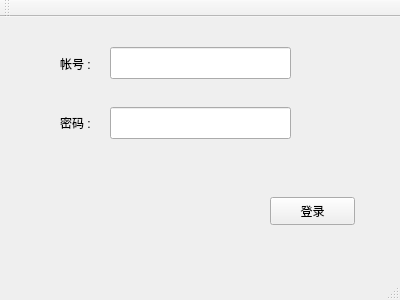
<?xml version="1.0" encoding="UTF-8"?>
<ui version="4.0">
 <class>start</class>
 <widget class="QMainWindow" name="start">
  <property name="geometry">
   <rect>
    <x>0</x>
    <y>0</y>
    <width>400</width>
    <height>300</height>
   </rect>
  </property>
  <property name="windowTitle">
   <string>start</string>
  </property>
  <widget class="QWidget" name="centralWidget">
   <widget class="QLineEdit" name="id_lineEdit">
    <property name="geometry">
     <rect>
      <x>110</x>
      <y>30</y>
      <width>181</width>
      <height>32</height>
     </rect>
    </property>
   </widget>
   <widget class="QLineEdit" name="passwd_lineEdit">
    <property name="geometry">
     <rect>
      <x>110</x>
      <y>90</y>
      <width>181</width>
      <height>32</height>
     </rect>
    </property>
   </widget>
   <widget class="QLabel" name="label">
    <property name="geometry">
     <rect>
      <x>60</x>
      <y>37</y>
      <width>42</width>
      <height>20</height>
     </rect>
    </property>
    <property name="text">
     <string>帐号 : </string>
    </property>
   </widget>
   <widget class="QLabel" name="label_2">
    <property name="geometry">
     <rect>
      <x>60</x>
      <y>96</y>
      <width>38</width>
      <height>20</height>
     </rect>
    </property>
    <property name="text">
     <string>密码 :</string>
    </property>
   </widget>
   <widget class="QPushButton" name="login_pushButton">
    <property name="geometry">
     <rect>
      <x>270</x>
      <y>180</y>
      <width>85</width>
      <height>28</height>
     </rect>
    </property>
    <property name="text">
     <string>登录</string>
    </property>
   </widget>
  </widget>
  <widget class="QToolBar" name="mainToolBar">
   <attribute name="toolBarArea">
    <enum>TopToolBarArea</enum>
   </attribute>
   <attribute name="toolBarBreak">
    <bool>false</bool>
   </attribute>
  </widget>
  <widget class="QStatusBar" name="statusBar"/>
 </widget>
 <layoutdefault spacing="6" margin="11"/>
 <resources/>
 <connections/>
</ui>
